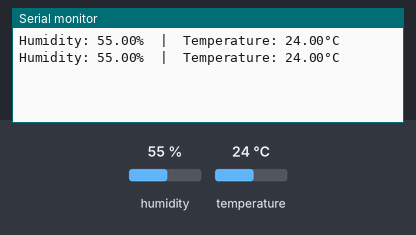
Simulated run of this sketch. Board: Arduino Uno, built with avr-gcc and run on an emulated ATmega328P. Shown: the last lines printed to the serial monitor. The inputs (shaded band) are chosen by the test bench; at power-on: humidity 55 %, temperature 24 °C.

Above: at 6.8 s.
6.9 s: humidity set to 22 %
At 9.9 s:
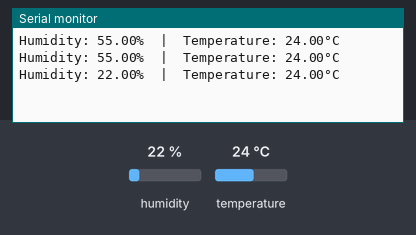
11.4 s: temperature set to 12 °C
At 13.1 s:
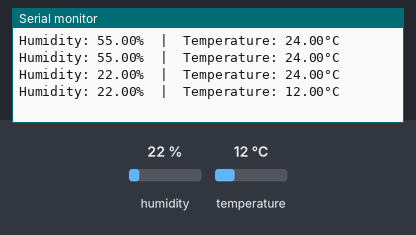
15.9 s: humidity set to 40 %
At 19.5 s:
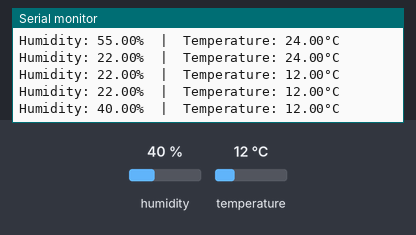
Timing chart, 0 to 21.0 s (numbered marks = the images above; inputs shaded):
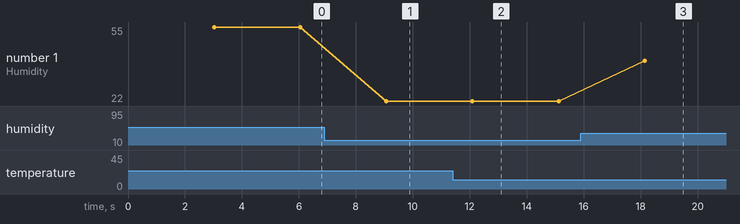

The sketch:

sonsor_hemidity_temperature.ino
```cpp
#include <DHT.h>
int d = 11;
#define t DHT11

DHT dht(d,t);

void setup(){
  Serial.begin(9600);
  dht.begin();
}

void loop(){
  delay(3000);
  float T = dht.readTemperature();
  float H = dht.readHumidity();

  Serial.print("Humidity: ");
  Serial.print(H);
  Serial.print("%  |  Temperature: ");
  Serial.print(T);
  Serial.println("°C");
}
```

Measured:
- after the input at 6.9 s, the serial monitor: prints a new line after 2.2 s (image 1)
- after the input at 11.4 s, the serial monitor: prints a new line after 0.70 s (image 2)
- after the input at 15.9 s, the serial monitor: prints a new line after 2.2 s (image 3)
- plotted number 1: 55 → 22 after the input at 6.9 s, 22 → 40 after the input at 15.9 s
